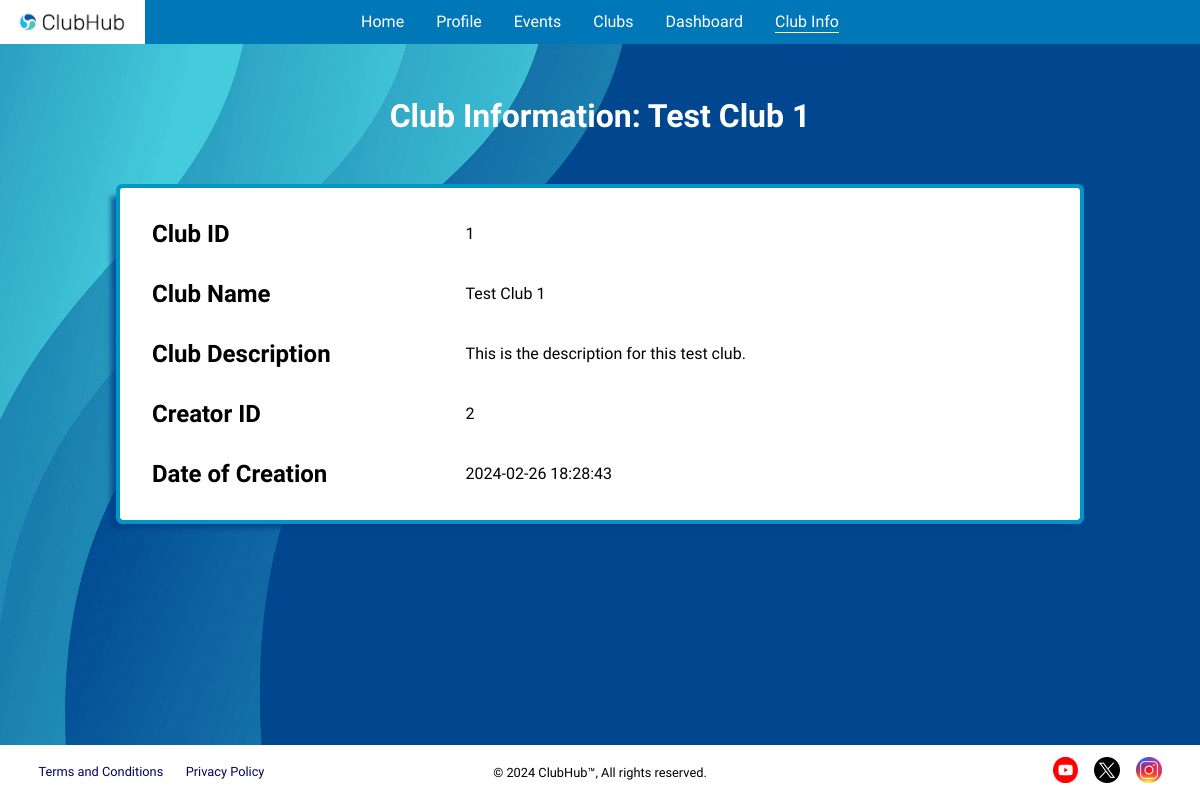
Page /events/club-info?club_id=1 (signed in) on the earlier database version.
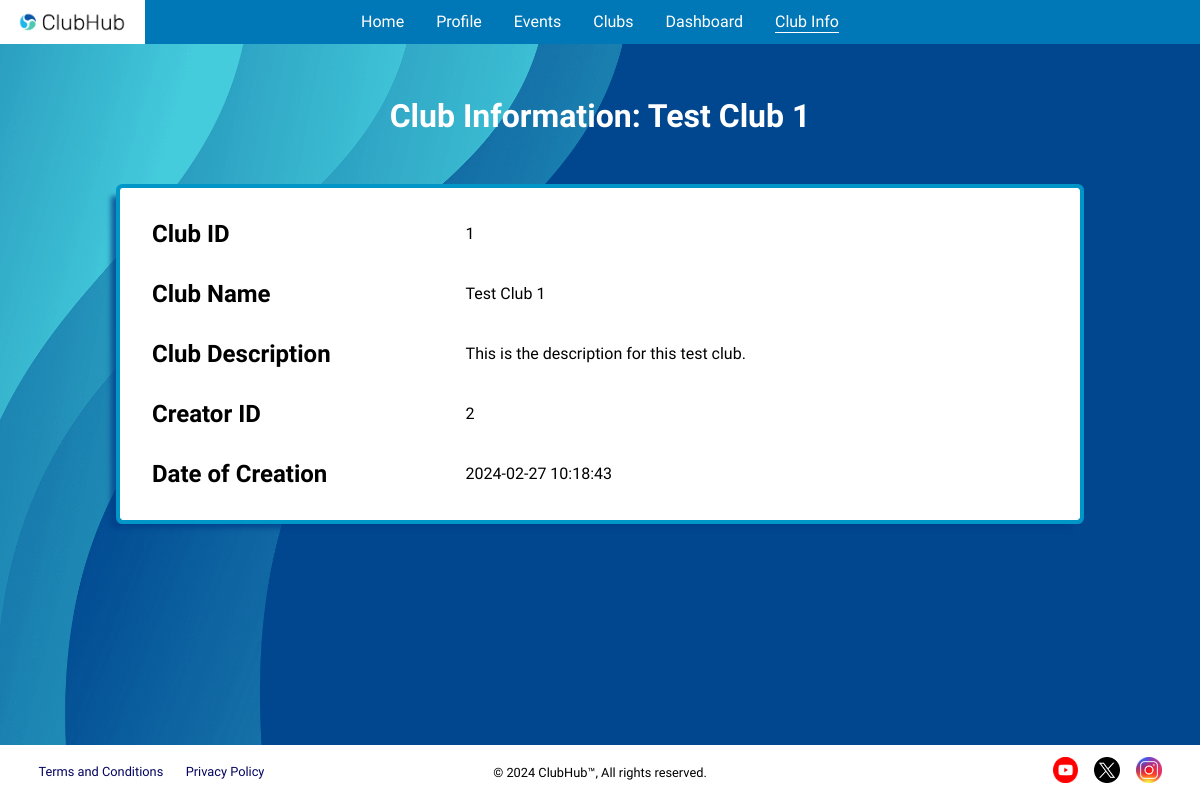
Same page on the later database version.
### tables this page shows
CREATE TABLE clubs (
    club_id             INTEGER         NOT NULL,
    club_name           TEXT            NOT NULL,
    club_description    TEXT            NOT NULL,
    creator             INTEGER         NOT NULL,
    validity            TEXT            NOT NULL CHECK (validity IN ('PENDING', 'APPROVED', 'REJECTED')) DEFAULT 'PENDING',
    created             DATETIME        NOT NULL DEFAULT CURRENT_TIMESTAMP,
    updated             DATETIME        NOT NULL DEFAULT CURRENT_TIMESTAMP,
    -----------------------------------------------------------------------
    PRIMARY KEY (club_id),
    FOREIGN KEY (creator) REFERENCES users(user_id)
);

### application/blueprints/events.py (the view, shortened to what this page needs)
@events.route("/club-info")
def events_club_info() -> str:
    invalid = validate_student_perms(endpoint="/events")
    if invalid:
        return invalid
    club_id = request.args.get("club_id", None)
    if club_id is not None:
        club_information: Row | None = club_info(club_id=int(club_id))
        if club_information:
            return render_template("html/student/club-info.html", club_information=club_information)

### application/__init__.py (called while the page is built)
@app.teardown_appcontext
def close_connection(_exception) -> None:
    db: Connection = getattr(g, "_database", None)
    if db is not None:
        db.close()

### application/util/authentication/page_access.py (called while the page is built)
def validate_access_perms(user_type: str, endpoint: str) -> str | None:
    if "user" not in session:
        error(errtype=Error.RESTRICTED_PAGE_LOGGED_OUT, endpoint=endpoint)
        return render_template("html/misc/home.html")
    current_user_type: str = session["user-type"]
    if current_user_type != user_type:
        errtype: Error = Error[f"RESTRICTED_PAGE_{user_type}"]
        error(errtype=errtype, endpoint=endpoint, user_type=current_user_type)
        return render_template("html/misc/home.html")
    return None

### application/util/db_functions/__init__.py (called while the page is built)
def get_db() -> Connection:
    db: Connection | None = getattr(g, "_database", None)
    if db is None:
        db: Connection = connect(DB_PATH)
        db.row_factory = Row
        g._database = db
    return db

### application/util/db_functions/clubs.py (called while the page is built)
def club_info(club_id: int) -> Row | None:
    return query_db(
        """
            SELECT * FROM clubs
            WHERE club_id=?;
        """, club_id, single=True
    )

### application/templates/html/student/club-info.html
{% extends "html/base/base.html" %}
{% block links %}
    <link rel="stylesheet" href="../../../static/css/club-info.css">
{% endblock %}
{% block header %}
    <header>
        <h1>Club Information: {{ club_information["club_name"] }}</h1>
    </header>
{% endblock %}
{% block content %}
    <div id="club-info-container">
        <div id="club-info-main">
            <div class="club-info-row">
                <h2>Club ID</h2>
                <p>{{ club_information["club_id"] }}</p>
            </div>
            <div class="club-info-row">
                <h2>Club Name</h2>
                <p>{{ club_information["club_name"] }}</p>
            </div>
            <div class="club-info-row">
                <h2>Club Description</h2>
                <p>{{ club_information["club_description"] }}</p>
            </div>
            <div class="club-info-row">
                <h2>Creator ID</h2>
                <p>{{ club_information["creator"] }}</p>
            </div>
            <div class="club-info-row">
                <h2>Date of Creation</h2>
                <p>{{ club_information["created"] }}</p>
            </div>
        </div>
    </div>
{% endblock %}

Differences in the rows shown:
changed clubs "Test Club 1": created "2024-02-26 18:28:43" → "2024-02-27 10:18:43"
